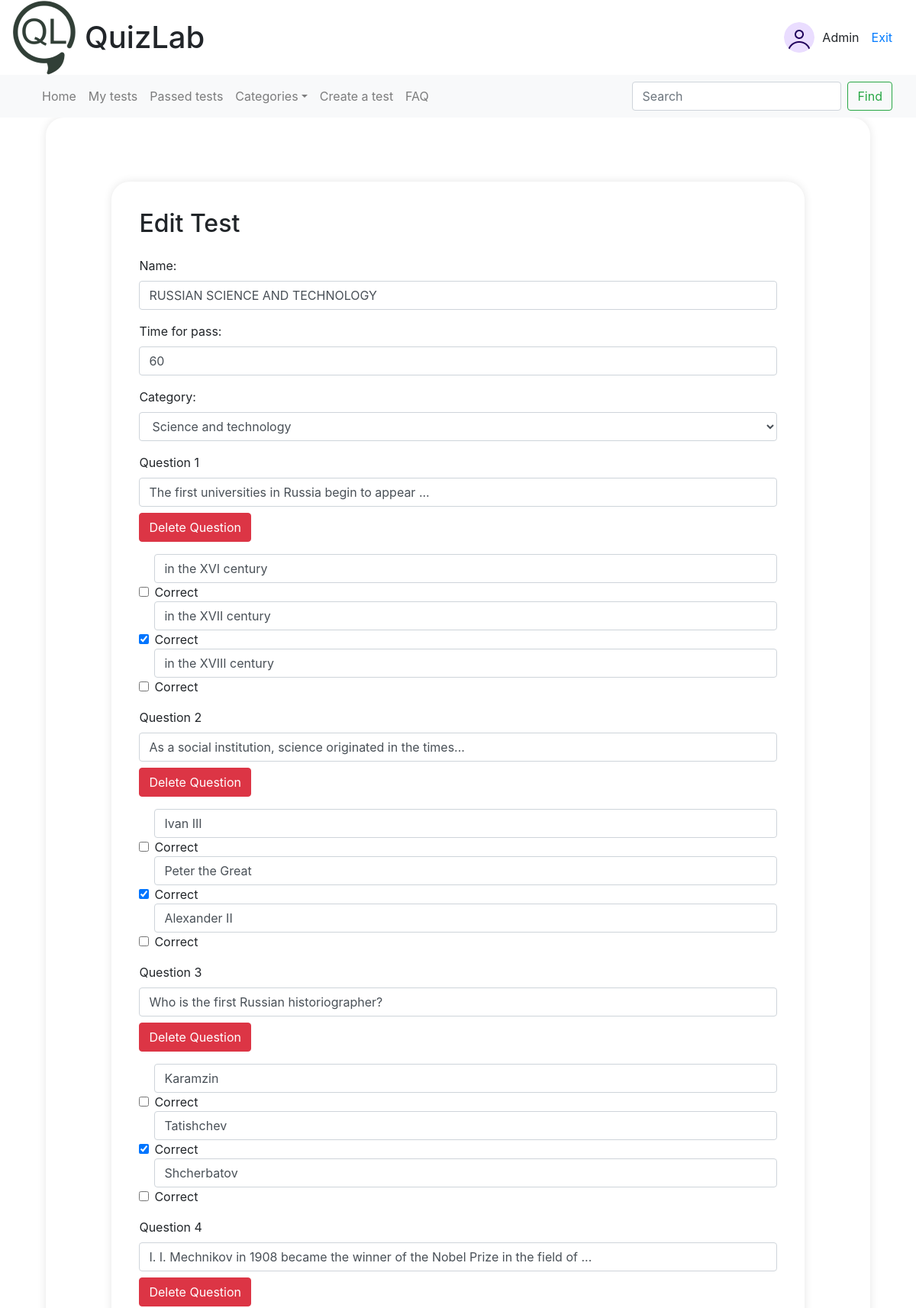
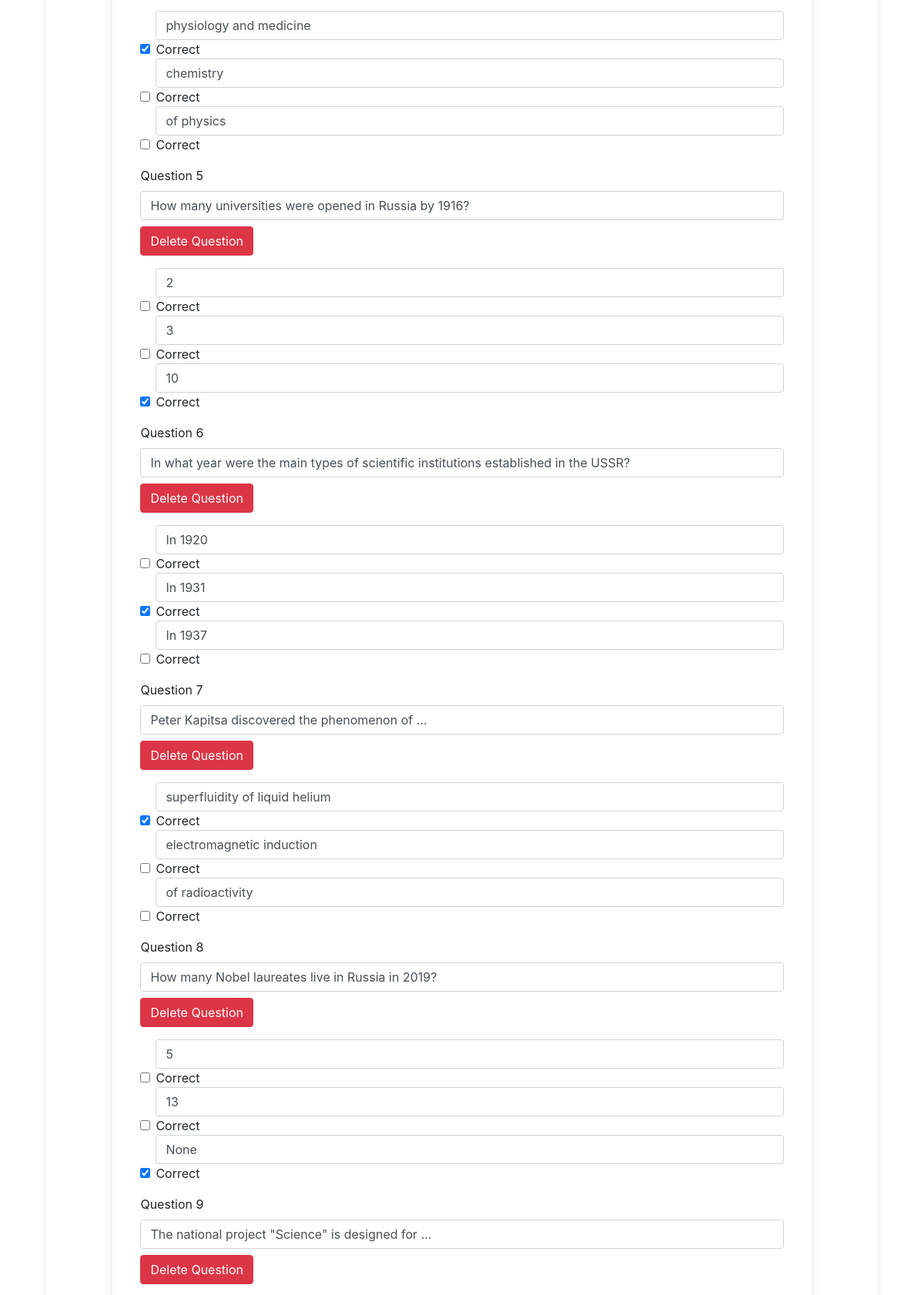
The app's page /test/10/edit_test/ (signed in, upper part) with its own data (2 pictures, top to bottom).
### test/models.py (models this page shows, shortened)
class Test(models.Model):
    name = models.CharField(max_length=100)
    time_for_pass = models.IntegerField()
    author = models.ForeignKey(User, on_delete=models.CASCADE)
    category = models.ForeignKey(Category, on_delete=models.CASCADE)
    class Meta:
        verbose_name = 'Тест'
        verbose_name_plural = 'Тесты'

class Category(models.Model):
    name = models.CharField(max_length=100)
    def __str__(self):
        return self.name

class Question(models.Model):
    name = models.CharField(max_length=100)
    test = models.ForeignKey(Test, on_delete=models.CASCADE)
    class Meta:
        ordering = ['id']
        verbose_name = 'Вопрос'
        verbose_name_plural = 'Вопросы'

class Answer(models.Model):
    name = models.CharField(max_length=100)
    correct = models.BooleanField(default=False)
    question = models.ForeignKey(Question, on_delete=models.CASCADE)
    class Meta:
        verbose_name = 'Ответ'
        verbose_name_plural = 'Ответы'

### test/views.py (the view)
# urls.py: path('test/<int:id>/edit_test/', views.edit_test, name='edit_test'),
@login_required
def edit_test(request, id):
    test = get_object_or_404(Test, id=id)
    if request.method == 'POST':
        if 'delete_test' in request.POST:
            test.delete()
            return redirect('/test/my_tests/')
        test_form = TestForm(request.POST, instance=test)
        if test_form.is_valid():
            test = test_form.save(commit=False)
            test.author = request.user
            test.save()
            for question in test.question_set.all():
                question_name = request.POST.get(f'question_{question.id}_name')
                if question_name:
                    question.name = question_name
                    question.save()
                    for answer in question.answer_set.all():
                        answer_name = request.POST.get(f'question_{question.id}_answer_{answer.id}_name')
                        if answer_name:
                            answer.name = answer_name
                            answer.correct = request.POST.get(f'question_{question.id}_answer_{answer.id}_is_correct') == 'on'
                            answer.save()
                        else:
                            answer.delete()
                else:
                    question.delete()
            for i in range(1, 51):  # Максимум 50 вопросов
                question_name = request.POST.get(f'question_{i}_name')
                if question_name and not any(f'question_{question.id}_name' == f'question_{i}_name' for question in test.question_set.all()):
                    question = Question.objects.create(
                        name=question_name,
                        test=test
                    )
                    for j in range(1, 7):  # Максимум 6 ответов на вопрос
                        answer_name = request.POST.get(f'question_{i}_answer_{j}_name')
                        if answer_name:
                            Answer.objects.create(
                                name=answer_name,
                                correct=request.POST.get(f'question_{i}_answer_{j}_is_correct') == 'on',
                                question=question
                            )
            return redirect('/test/my_tests/')
    else:
        test_form = TestForm(instance=test)
    return render(request, 'test/edit_test.html', {
        'test_form': test_form,
        'test': test,
        'test_name': test.name,
        'test_category': test.category,
    })

### test/forms.py
class TestForm(forms.ModelForm):
    class Meta:
        model = Test
        fields = ['name', 'time_for_pass', 'category']
        widgets = {
            'name': forms.TextInput(attrs={'class': 'form-control'}),
            'time_for_pass': forms.NumberInput(attrs={
                'class': 'form-control',
                'min': 1,  # минимальное значение
                'max': 60  # максимальное значение
            }),
            'category': forms.Select(attrs={'class': 'form-control'}),
        }
        category = forms.ModelChoiceField(queryset=Category.objects.all(), widget=forms.Select(attrs={'class': 'form-control'}))

### test/templates/test/edit_test.html (shortened to what this page needs)
{% extends 'test/base.html' %}
{% load static %}
{% block content %}
<div class="container mt-5">
    <h2 class="mb-4">Edit Test</h2>
    <form id="editTestForm" method="POST">
        {{ test_form.as_p }}
        {% for question in test.question_set.all %}
            <div class="question-block">
                <div class="form-group">
                    <label for="question_{{ question.id }}_name">Question {{ forloop.counter }}</label>
                    <input type="text" id="question_{{ question.id }}_name" class="form-control" name="question_{{ question.id }}_name" value="{{ question.name }}">
                    <button type="button" class="btn btn-danger mt-2 delete-question" data-question-id="{{ question.id }}">Delete Question</button>
                </div>
                <div class="form-group">
                    {% for answer in question.answer_set.all %}
                        <div class="form-check">
                            <input type="text" id="question_{{ question.id }}_answer_{{ answer.id }}_name" class="form-control" name="question_{{ question.id }}_answer_{{ answer.id }}_name" value="{{ answer.name }}">
                            <input type="checkbox" id="question_{{ question.id }}_answer_{{ answer.id }}_is_correct" class="form-check-input" name="question_{{ question.id }}_answer_{{ answer.id }}_is_correct" {% if answer.correct %}checked{% endif %}>
                            <label class="form-check-label" for="question_{{ question.id }}_answer_{{ answer.id }}_is_correct">Correct</label>
                        </div>
                    {% endfor %}
                </div>
            </div>
        {% endfor %}
    </form>
</div>
{% endblock %}

### test/templates/test/base.html (shortened to what this page needs)
{% load static %}
<html lang="en">
<head>
    <link rel="stylesheet" href="//maxcdn.bootstrapcdn.com/bootstrap/4.3.1/css/bootstrap.min.css">
    <link rel="stylesheet" href="//maxcdn.bootstrapcdn.com/bootstrap/4.3.1/css/bootstrap-theme.min.css">
</head>
<body>
    <header class="header container-fluid">
        <div class="row align-items-center">
            <div class="col-8 col-md-6 d-flex align-items-center">
                <img src="{% static 'test/img/Logo.png' %}" alt="Иконка сайта" class="site-icon">
                <h1 class="site-title"><a href="/">QuizLab</a></h1>
            </div>
            {% if user.is_authenticated %}
            <div class="col-4 col-md-6 d-flex justify-content-end align-items-center">
                <div class="user-card d-flex align-items-center">
                    <img src="{% static 'test/img/avatar.png' %}" alt="Profile photo" class="profile-photo">
                    <span>{{ user.username }}</span>
                    <a class="nav-link" href="/account/logout/">Exit</a>
                </div>
            </div>
        </div>
    </header>
    <nav id="navbar-example2" class="navbar navbar-expand-lg navbar-light bg-light container-fluid">
        <div class="container-fluid">
            <div class="navbar-collapse">
                <ul class="navbar-nav mr-auto">
                    <li class="nav-item">
                        <a class="nav-link" href="/">Home</a>
                    </li>
                    <li class="nav-item">
                        <a class="nav-link" href="{% url 'my_tests' %}">My tests</a>
                    </li>
                    <li class="nav-item">
                        <a class="nav-link" href="/test/passed_tests">Passed tests</a>
                    </li>
                    <li class="nav-item dropdown">
                        <a class="nav-link dropdown-toggle" href="#">Categories</a>
                    </li>
                    <li class="nav-item">
                        <a class="nav-link" href="{% url 'create_test' %}">Сreate a test</a>
                    </li>
                    <li class="nav-item">
                        <a class="nav-link" href="{% url 'FAQ' %}">FAQ</a>
                    </li>
                </ul>
                <form class="form-inline my-2 my-lg-0" action="{% url 'search_tests' %}" method="get">
                    <input class="form-control mr-sm-2" type="text" name="q" placeholder="Search" aria-label="Search">
                    <button class="btn btn-outline-success my-2 my-sm-0" type="submit">Find</button>
                </form>
            </div>
        </div>
    </nav>
{% endif %}
    <div class="container">
        {% block content %}
        {% endblock %}
    </div>
</body>
</html>

### records on screen
Test: name "RUSSIAN SCIENCE AND TECHNOLOGY", time_for_pass "60", category "Science and technology"
Question: name "The first universities in Russia begin to appear ..."
Answer: name "in the XVI century"
Answer: name "in the XVII century", correct "☑"
Answer: name "in the XVIII century"
Question: name "As a social institution, science originated in the times..."
Answer: name "Ivan III"
Answer: name "Peter the Great", correct "☑"
Answer: name "Alexander II"
Question: name "Who is the first Russian historiographer?"
Answer: name "Karamzin"
Answer: name "Tatishchev", correct "☑"
Answer: name "Shcherbatov"
Question: name "I. I. Mechnikov in 1908 became the winner of the Nobel Prize in the field of ..."
Answer: name "physiology and medicine", correct "☑"
Answer: name "chemistry"
Answer: name "of physics"
Question: name "How many universities were opened in Russia by 1916?"
Answer: name "2"
Answer: name "3"
Answer: name "10", correct "☑"
Question: name "In what year were the main types of scientific institutions established in the USSR?"
Answer: name "In 1920"
Answer: name "In 1931", correct "☑"
Answer: name "In 1937"
Question: name "Peter Kapitsa discovered the phenomenon of ..."
Answer: name "superfluidity of liquid helium", correct "☑"
Answer: name "electromagnetic induction"
Answer: name "of radioactivity"
Question: name "How many Nobel laureates live in Russia in 2019?"
Answer: name "5"
Answer: name "13"
Answer: name "None", correct "☑"
Question: name "The national project \"Science\" is designed for ..."

### other values on screen
{{ user.username }} "Admin"
